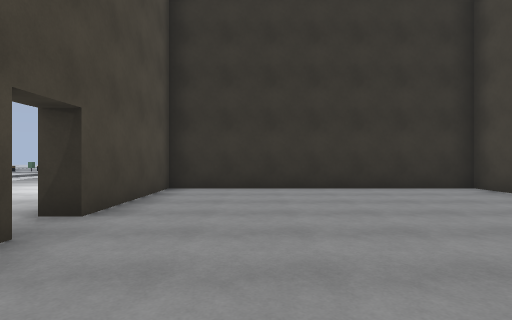
view 1 (above)

20 first-person views from a walk through a scene from a Unity 3-D project. The camera is 1.3 m above the floor, looks level and sees 80° across. The floor is counted in squares, 2 m on a side. Each view is taken from the middle of a square. On the plan, view 1 faces up. The plan holds only what a view shows up to about 10 squares ahead; the rest is blank. The place goes on beyond the plan. The player character is not drawn. Some animated figures are left out. Surface patterns are stand-ins for the level's own textures.

view 2
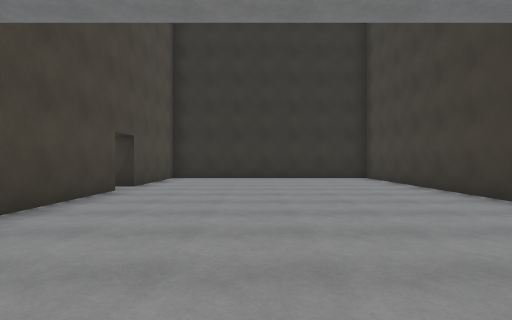

view 3
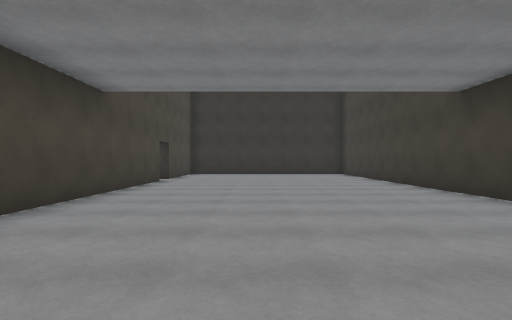

view 4
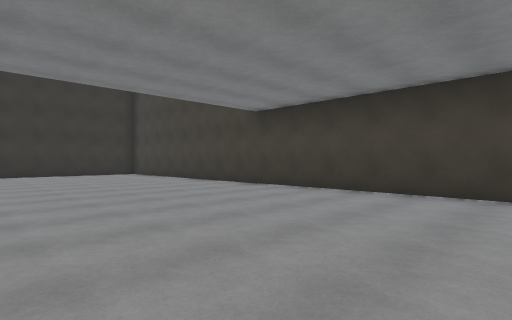

view 5
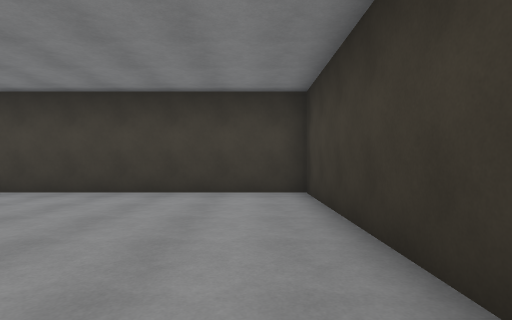

view 6
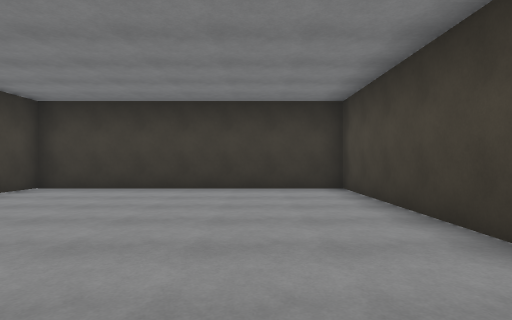

view 7
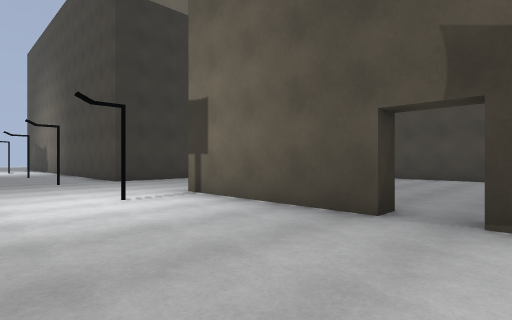

view 8
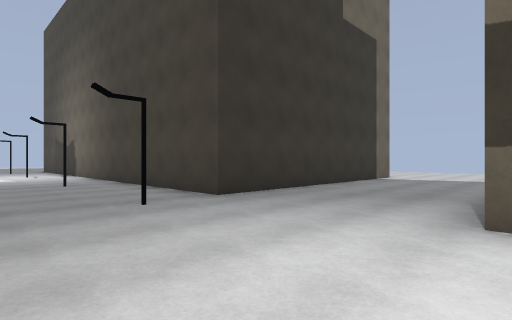

view 9
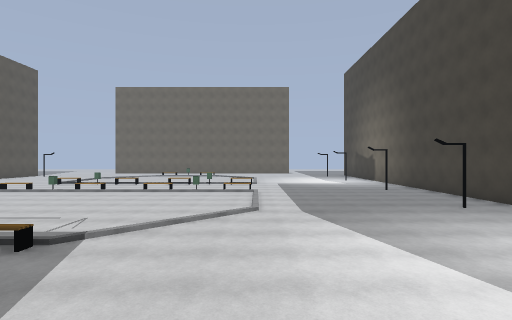

view 10
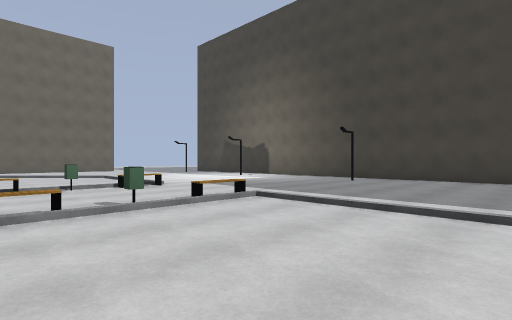

view 11
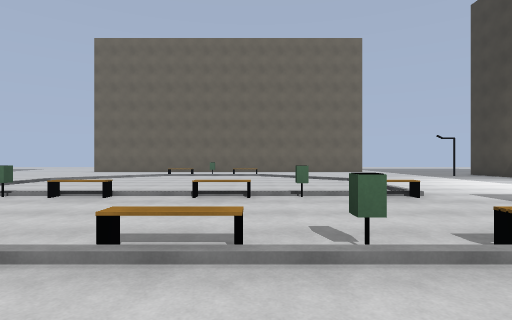

view 12
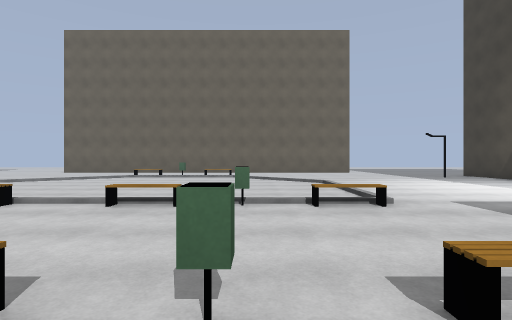

view 13
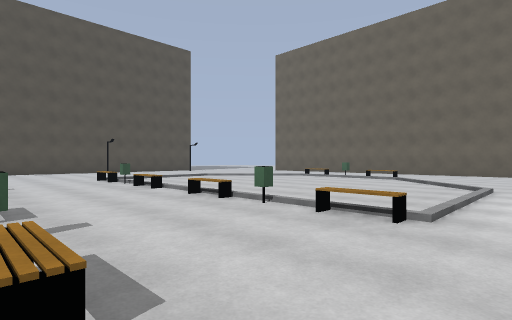

view 14
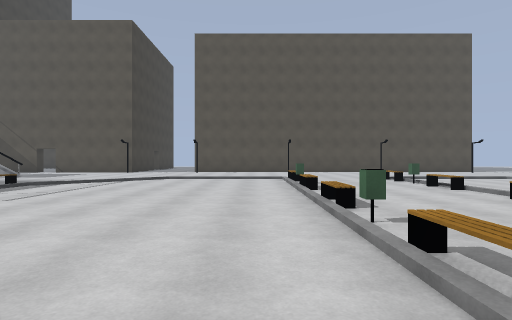

view 15
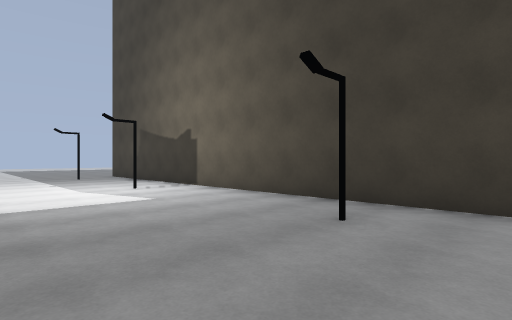

view 16
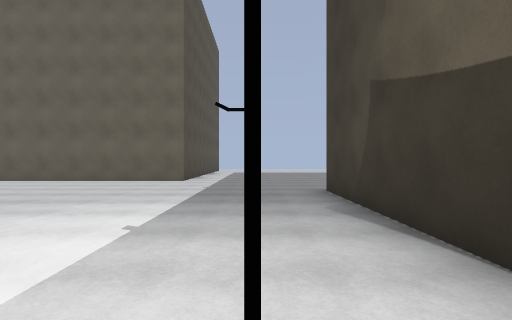

view 17
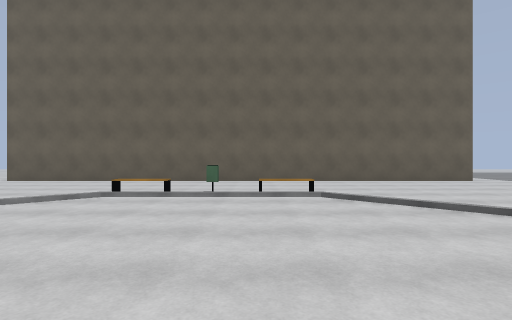

view 18
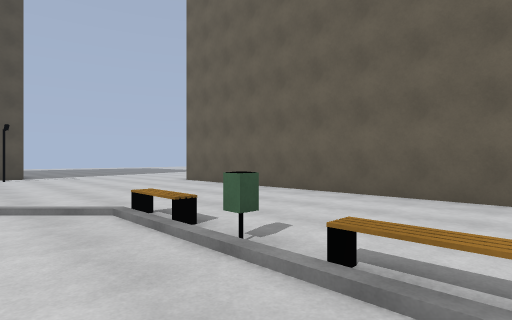

view 19
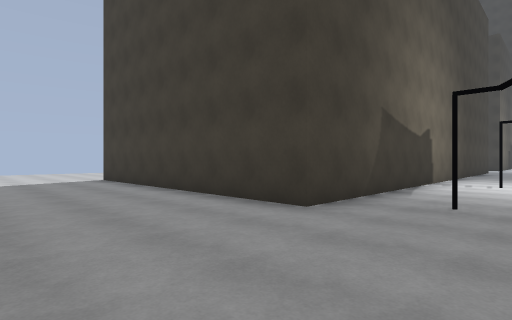

view 20
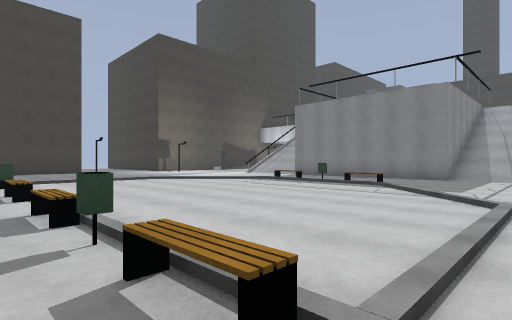

### Floor plan
Key: @ floor where view 1 was taken; # wall or solid block; . floor; / step, stairs or slope; S streetlight; B bench; O other object.
Columns run from 19 left of view 1 to 7 right of it. Each row starts with its distance up from view 1.
 30 #############.......
 29 ...........................
 28 ...........................
 27 ..........................
 26 ....BOBB.........########
 25 ......../......S.#
 24   ......./.......#
 23  ........./......#
 22  ........./......#
 21  ........./....S.#
 20  ........./......#
 19   ......../......#
 18 .B.OB.BBOB.......#
 17 .................#
 16 ...............S.#
 15 ./BO///BO/B......#
 14 ........../......#
 13 ........../......#
 12 ........../......#######
 11 ........../....S........
 10  ......../...............
  9  ......./................
  8  ...BOBB...............
  7  ....  ........S.########
  6  ....   .........#......#
  5  //#         ....#......#
  4  //#      /  ....#......#
  3              ...........#
  2              ....#......#
  1                  #......#
  0                  #.@....#
 -1                  #......#
 -2                  #......#
 -3                  #......#
 -4                  #......#
 -5                  #......#
 -6                  #......#
 -7                  #......#
 -8                  ########

Where each view was taken, in squares from view 1:
view 1: 0 up, 0 right, facing up
view 2: 4 down, 1 right, facing up
view 3: 7 down, 1 right, facing up
view 4: 7 down, 1 left, facing up-right
view 5: 7 down, 1 left, facing right
view 6: 1 down, 0 right, facing down
view 7: 2 up, 6 left, facing up-right
view 8: 7 up, 6 left, facing up-right
view 9: 4 up, 9 left, facing up
view 10: 11 up, 13 left, facing up-right
view 11: 13 up, 12 left, facing up
view 12: 14 up, 11 left, facing up
view 13: 15 up, 8 left, facing up-left
view 14: 14 up, 8 left, facing left
view 15: 14 up, 7 left, facing up-right
view 16: 20 up, 4 left, facing up
view 17: 20 up, 13 left, facing up
view 18: 24 up, 12 left, facing up-left
view 19: 30 up, 5 left, facing down-right
view 20: 16 up, 19 left, facing down-right
